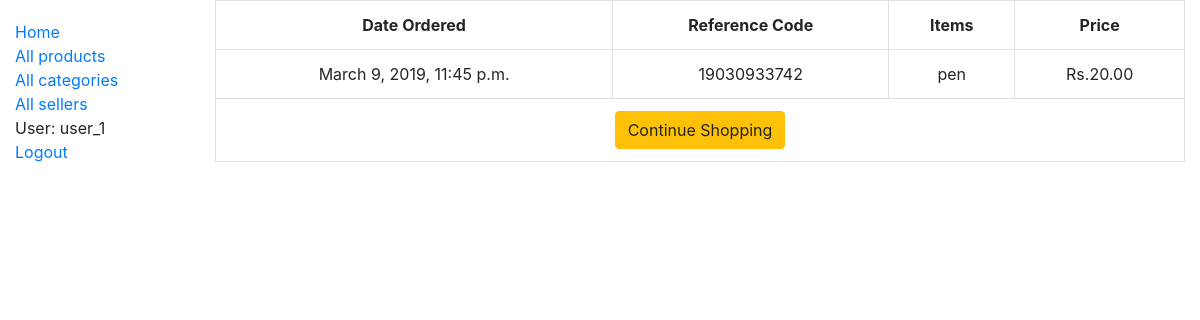
The app's page /accounts/profile/ (signed in) with its own data.
### shopping_cart/models.py (models this page shows, shortened)
class Order(models.Model):
    ref_code = models.CharField(max_length=15)
    owner = models.ForeignKey(Profile, on_delete=models.SET_NULL, null=True)
    is_ordered = models.BooleanField(default=False)
    items = models.ManyToManyField(OrderItem)
    date_ordered = models.DateTimeField(auto_now=True)
    def get_cart_total(self):
        return sum([item.product.price for item in self.items.all()])

class OrderItem(models.Model):
    product = models.OneToOneField(Product, on_delete=models.SET_NULL, null=True)
    is_ordered = models.BooleanField(default=False)
    date_added = models.DateTimeField(auto_now=True)
    date_ordered = models.DateTimeField(null=True)

### market/models.py (models this page shows, shortened)
class Product(models.Model):
    name = models.CharField(max_length=50)
    price = models.DecimalField(max_digits=8, decimal_places=2)
    description = models.TextField(max_length=1000, help_text='brief description of the product', blank=True)
    image = models.ImageField(default='default.png',blank=True)
    seller = models.ForeignKey(Seller, on_delete=models.SET_NULL, null=True, blank=True)
    category = models.ManyToManyField(Category, help_text='Categories for this product', blank=True)
    stock = models.PositiveIntegerField(default=1)

### accounts/views.py (the view)
def my_profile(request):
	my_user_profile = Profile.objects.filter(user=request.user).first()
	my_orders = Order.objects.filter(is_ordered=True, owner=my_user_profile)
	context = {
		'my_orders': my_orders
	}
	return render(request, "accounts/profile.html", context)

### accounts/templates/accounts/profile.html
{% extends 'base_generic.html' %}
{% block content %}
<table class="table table-hover table-bordered text-center">
      <tr class="text-center">
        <th>Date Ordered</th>
        <th>Reference Code</th>
        <th>Items</th>
        <th>Price</th>
      </tr>
      {% for order in my_orders %}
        <tr>
          <td>{{ order.date_ordered }}</td>
          <td>{{ order.ref_code }}</td>
          <td>
        	{% for item in order.items.all %}
        		{{ item.product.name }}
      		{% endfor %}
      	  </td>
          <td>Rs.{{ order.get_cart_total }}</td>
        </tr>
      {% empty %}
        <tr>
          <td colspan= 4> You have no orders.</td>
        </tr>
      {% endfor %}
      <tr>
        <td colspan=4>
          <a href="{% url 'market:products' %}" class="btn btn-warning pull-left">
            {% if not order %}Continue Shopping{% else %}Add Items to Cart {% endif %}
          </a>
        </td>
      </tr>
    </table>
{% endblock content %}

### market/templates/base_generic.html (shortened to what this page needs)
<!DOCTYPE html>
<html lang="en">
<head>
  <link rel="stylesheet" href="https://stackpath.bootstrapcdn.com/bootstrap/4.1.3/css/bootstrap.min.css">
  {% load static %}
  <link rel="stylesheet" href="{% static 'css/styles.css' %}">
</head>
<body>
  <div class="container-fluid">
    <div class="row">
      <div class="col-sm-2">
      {% block sidebar %}
        <ul class="sidebar-nav">
          <li><a href="{% url 'market:index' %}">Home</a></li>
          <li><a href="{% url 'market:products' %}">All products</a></li>
          <li><a href="{% url 'market:categories' %}">All categories</a></li>
          <li><a href="{% url 'market:sellers' %}">All sellers</a></li>
          {% if user.is_authenticated %}
            <li>User: {{ user.get_username }}</li>
            <li><a href="{% url 'accounts:logout' %}?next={{request.path}}">Logout</a></li>
          {% else %}
            <li><a href="{% url 'accounts:login' %}?next={{request.path}}">Login</a></li>
          {% endif %}
        </ul>
     {% endblock %}
      </div>
      <div class="col-sm-10 ">{% block content %}{% endblock %}</div>
    </div>
  </div>
</body>
</html>

### market/static/css/styles.css (style rules this page uses)
.sidebar-nav { margin-top: 20px; padding: 0; list-style: none; }

### records on screen
Order: date_ordered "March 9, 2019, 11:45 p.m.", ref_code "19030933742", get_cart_total "20.00"
OrderItem: product.name "pen"

### other values on screen
{{ user.get_username }} "user_1"
